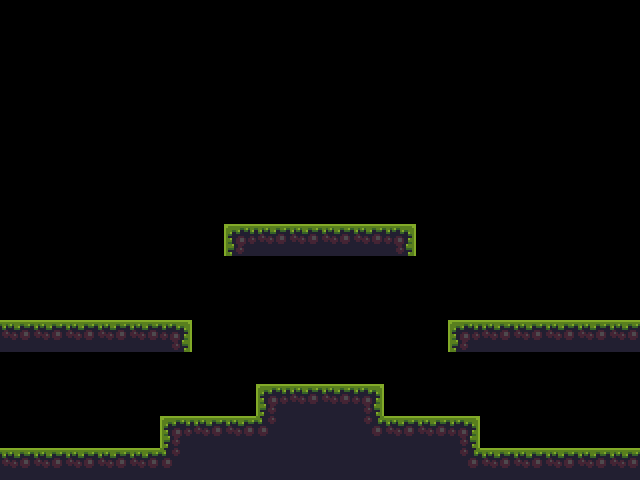

Below is a game level as drawn by its tile map, then a one-line description and the .tmx that defines it (tile-layer data replaced by summaries):
An orthogonal 20x15 tile map with 32x32 px tiles, 1 tile layer (background), 2 tilesets and 2 objects (mainPlayer).

<map version="1.5" tiledversion="1.7.2" orientation="orthogonal" renderorder="right-down" width="20" height="15" tilewidth="32" tileheight="32" infinite="0" nextlayerid="5" nextobjectid="10">
 <tileset firstgid="1" name="tileset_32x32" tilewidth="32" tileheight="32" tilecount="72" columns="12">
  <image source="../img/tileset_32x32.png" width="384" height="192" />
 </tileset>
 <tileset firstgid="73" name="tileset_32x32" tilewidth="32" tileheight="32" tilecount="72" columns="12">
  <image source="../img/tileset_32x32.png" width="384" height="192" />
 </tileset>
 <layer id="1" name="background" width="20" height="15">
  <data>[300 cells, 52 non-empty, 6 distinct tile ids]</data>
 </layer>
 <objectgroup id="3" name="Entities">
  <object id="5" name="mainPlayer" x="299.42" y="158.28" width="32" height="64">
   <properties>
    <property name="framewidth" value="64" />
    <property name="image" value="dwarf" />
   </properties>
  </object>
 </objectgroup>
 <objectgroup id="4" name="collision">
  <object id="7" x="310.931" y="181.952" width="17.274" height="33.3963" />
 </objectgroup>
</map>
